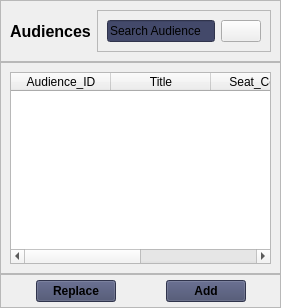
            <widget class="QWidget" name="audiences">
             <layout class="QVBoxLayout" name="verticalLayout_13">
              <property name="spacing">
               <number>0</number>
              </property>
              <property name="leftMargin">
               <number>0</number>
              </property>
              <property name="topMargin">
               <number>0</number>
              </property>
              <property name="rightMargin">
               <number>0</number>
              </property>
              <property name="bottomMargin">
               <number>0</number>
              </property>
              <item alignment="Qt::AlignTop">
               <widget class="QFrame" name="audience_upper_frame">
                <property name="frameShape">
                 <enum>QFrame::StyledPanel</enum>
                </property>
                <property name="frameShadow">
                 <enum>QFrame::Raised</enum>
                </property>
                <layout class="QHBoxLayout" name="horizontalLayout_26">
                 <item>
                  <widget class="QLabel" name="audience_window_label">
                   <property name="font">
                    <font>
                     <pointsize>12</pointsize>
                     <weight>75</weight>
                     <bold>true</bold>
                    </font>
                   </property>
                   <property name="text">
                    <string>Audiences</string>
                   </property>
                  </widget>
                 </item>
                 <item alignment="Qt::AlignRight">
                  <widget class="QFrame" name="audience_search_frame">
                   <property name="frameShape">
                    <enum>QFrame::StyledPanel</enum>
                   </property>
                   <property name="frameShadow">
                    <enum>QFrame::Raised</enum>
                   </property>
                   <layout class="QHBoxLayout" name="horizontalLayout_25">
                    <item>
                     <widget class="QLineEdit" name="audience_lineEdit">
                      <property name="styleSheet">
                       <string notr="true">background-color: rgb(67, 73, 106);</string>
                      </property>
                      <property name="text">
                       <string>Search Audience</string>
                      </property>
                     </widget>
                    </item>
                    <item>
                     <widget class="QPushButton" name="audience_search_button">
                      <property name="text">
                       <string/>
                      </property>
                      <property name="icon">
                       <iconset resource="icons.qrc">
                        <normaloff>:/icons/icons/icons8-search-30.png</normaloff>:/icons/icons/icons8-search-30.png</iconset>
                      </property>
                     </widget>
                    </item>
                   </layout>
                  </widget>
                 </item>
                </layout>
               </widget>
              </item>
              <item>
               <widget class="QFrame" name="audience_central_frame">
                <property name="frameShape">
                 <enum>QFrame::StyledPanel</enum>
                </property>
                <property name="frameShadow">
                 <enum>QFrame::Raised</enum>
                </property>
                <layout class="QVBoxLayout" name="verticalLayout_14">
                 <item>
                  <widget class="QTableWidget" name="audience_tableWidget">
                   <column>
                    <property name="text">
                     <string>Audience_ID</string>
                    </property>
                   </column>
                   <column>
                    <property name="text">
                     <string>Title</string>
                    </property>
                   </column>
                   <column>
                    <property name="text">
                     <string>Seat_Count</string>
                    </property>
                   </column>
                   <column>
                    <property name="text">
                     <string>Computer_Count</string>
                    </property>
                   </column>
                  </widget>
                 </item>
                </layout>
               </widget>
              </item>
              <item alignment="Qt::AlignBottom">
               <widget class="QFrame" name="audience_lower_frame">
                <property name="frameShape">
                 <enum>QFrame::StyledPanel</enum>
                </property>
                <property name="frameShadow">
                 <enum>QFrame::Raised</enum>
                </property>
                <layout class="QHBoxLayout" name="horizontalLayout_27">
                 <property name="spacing">
                  <number>50</number>
                 </property>
                 <property name="leftMargin">
                  <number>0</number>
                 </property>
                 <property name="topMargin">
                  <number>5</number>
                 </property>
                 <property name="rightMargin">
                  <number>0</number>
                 </property>
                 <property name="bottomMargin">
                  <number>5</number>
                 </property>
                 <item alignment="Qt::AlignRight">
                  <widget class="QPushButton" name="audience_replace_button">
                   <property name="font">
                    <font>
                     <weight>75</weight>
                     <bold>true</bold>
                    </font>
                   </property>
                   <property name="styleSheet">
                    <string notr="true">background-color: rgb(67, 73, 106);</string>
                   </property>
                   <property name="text">
                    <string>Replace</string>
                   </property>
                  </widget>
                 </item>
                 <item alignment="Qt::AlignLeft">
                  <widget class="QPushButton" name="audience_add_button">
                   <property name="minimumSize">
                    <size>
                     <width>0</width>
                     <height>0</height>
                    </size>
                   </property>
                   <property name="maximumSize">
                    <size>
                     <width>16777215</width>
                     <height>16777215</height>
                    </size>
                   </property>
                   <property name="baseSize">
                    <size>
                     <width>0</width>
                     <height>0</height>
                    </size>
                   </property>
                   <property name="font">
                    <font>
                     <weight>75</weight>
                     <bold>true</bold>
                    </font>
                   </property>
                   <property name="styleSheet">
                    <string notr="true">background-color: rgb(67, 73, 106);</string>
                   </property>
                   <property name="text">
                    <string>Add</string>
                   </property>
                   <property name="checkable">
                    <bool>false</bool>
                   </property>
                   <property name="autoDefault">
                    <bool>false</bool>
                   </property>
                  </widget>
                 </item>
                </layout>
               </widget>
              </item>
             </layout>
            </widget>
